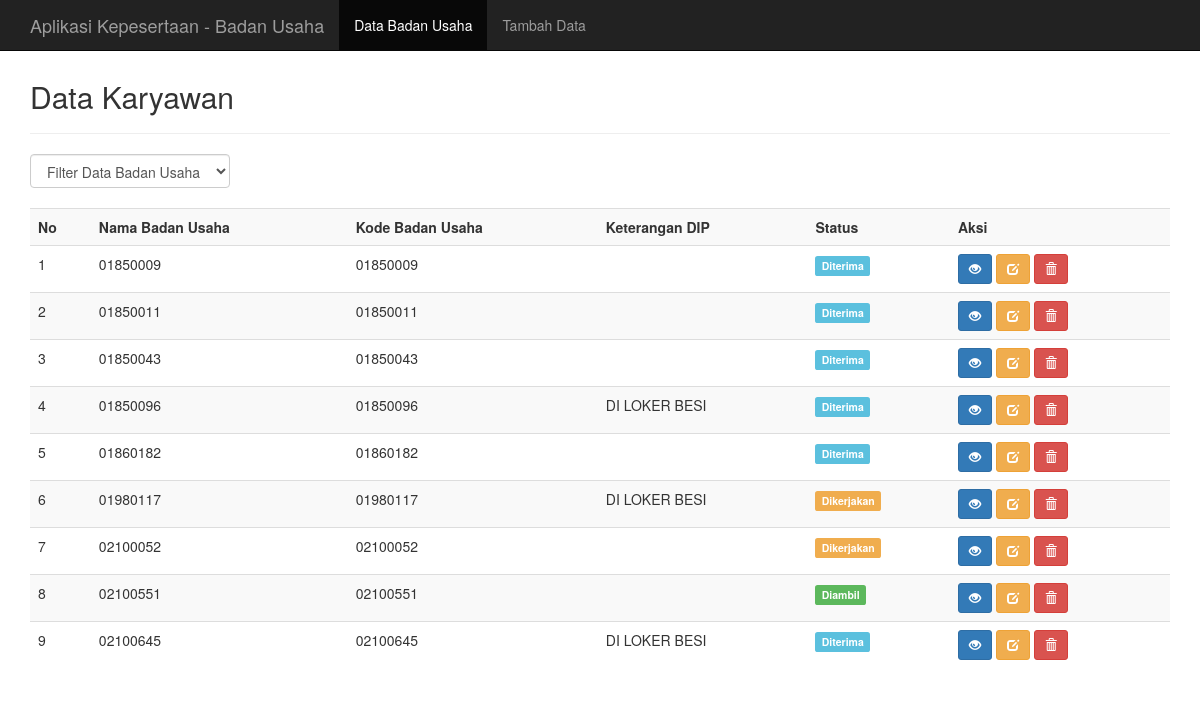
The page / on the database its author committed.
### tables this page shows
CREATE TABLE `datbuadd` (
  `id` int(9) NOT NULL,
  `kodebu` varchar(8) NOT NULL,
  `namabu` varchar(99) NOT NULL,
  `dip` mediumint(9) DEFAULT NULL,
  `dip++` mediumint(9) DEFAULT NULL,
  `tgldip` date NOT NULL,
  `namapicbu` varchar(99) DEFAULT NULL,
  `dipgagal` mediumint(9) DEFAULT NULL,
  `jumlahkartu` mediumint(9) DEFAULT NULL,
  `keterangandip` varchar(255) DEFAULT NULL,
  `tglambil` date DEFAULT NULL,
  `namapegawai` varchar(99) DEFAULT NULL,
  `status` varchar(99) DEFAULT NULL,
  `keterangan` varchar(255) DEFAULT NULL
);

### index.php (the view, shortened to what this page needs)
<!DOCTYPE html>
<html lang="en">
<head>
	<link href="css/bootstrap.min.css" rel="stylesheet">
</head>
<body>
	<nav class="navbar navbar-inverse navbar-fixed-top">
		<div class="container">
			<div class="navbar-header">
				<a class="navbar-brand hidden-xs hidden-sm">Aplikasi Kepesertaan - Badan Usaha</a>
			</div>
			<div id="navbar" class="navbar-collapse collapse">
				<ul class="nav navbar-nav">
					<li class="active"><a href="index.php">Data Badan Usaha</a></li>
					<li><a href="add.php">Tambah Data</a></li>
				</ul>
			</div>
		</div>
	</nav>
	<div class="container">
		<div class="content">
			<h2>Data Karyawan</h2>
			<hr />
			<form class="form-inline" method="get">
				<div class="form-group">
					<select name="filter" class="form-control" onchange="form.submit()">
						<option value="0">Filter Data Badan Usaha</option>
						<?php $filter = (isset($_GET['filter']) ? strtolower($_GET['filter']) : NULL);  ?>
					</select>
				</div>
			</form>
			<br />
			<div class="table-responsive">
			<table class="table table-striped table-hover">
				<tr>
                    <th>No</th>
                    <th>Nama Badan Usaha</th>
					<th>Kode Badan Usaha</th>
                    <th>Keterangan DIP</th>
                    <th>Status</th>
                    <th>Aksi</th>
				</tr>
				<?php
				if($filter){
					$sql = mysqli_query($koneksi, "SELECT * FROM datbuadd WHERE status='$filter' ORDER BY kodebu ASC");
				}else{
					$sql = mysqli_query($koneksi, "SELECT * FROM datbuadd ORDER BY kodebu ASC");
				}
				if(mysqli_num_rows($sql) == 0){
					echo '<tr><td colspan="8">Data Tidak Ada.</td></tr>';
				}else{
					$no = 1;
					while($row = mysqli_fetch_assoc($sql)){
						echo '
						<tr>
							<td>'.$no.'</td>
							<td>'.$row['namabu'].'</a></td>
							<td>'.$row['kodebu'].'</td>
                            <td>'.$row['keterangandip'].'</td>
							<td>';
							if($row['status'] == 'Diambil'){
								echo '<span class="label label-success">Diambil</span>';
							}
                            else if ($row['status'] == 'Diterima' ){
								echo '<span class="label label-info">Diterima</span>';
							}
                            else if ($row['status'] == 'Dikerjakan' ){
								echo '<span class="label label-warning">Dikerjakan</span>';
							}
						echo '
							</td>
							<td>
								<a href="profile?kodebu='.$row['kodebu'].'" title="Lihat Data" class="btn btn-primary btn-sm"><span class="glyphicon glyphicon-eye-open" aria-hidden="true"></span></a>
								<a href="edit.php?kodebu='.$row['kodebu'].'" title="Edit Data" class="btn btn-warning btn-sm"><span class="glyphicon glyphicon-edit" aria-hidden="true"></span></a>
								<a href="index.php?aksi=delete&kodebu='.$row['kodebu'].'" title="Hapus Data" onclick="return confirm(\'Anda yakin akan menghapus data '.$row['namabu'].'?\')" class="btn btn-danger btn-sm"><span class="glyphicon glyphicon-trash" aria-hidden="true"></span></a>
							</td>
						</tr>
						';
						$no++;
					}
				}
				?>
			</table>
			</div>
		</div>
	</div>
</body>
</html>

### index.php (style rules this page uses)
.content { margin-top: 80px; }

### rows shown on the page
datbuadd: namabu "01850009", kodebu "01850009", status "Diterima"
datbuadd: namabu "01850011", kodebu "01850011", status "Diterima"
datbuadd: namabu "01850043", kodebu "01850043", status "Diterima"
datbuadd: namabu "01850096", kodebu "01850096", keterangandip "DI LOKER BESI", status "Diterima"
datbuadd: namabu "01860182", kodebu "01860182", status "Diterima"
datbuadd: namabu "01980117", kodebu "01980117", keterangandip "DI LOKER BESI", status "Dikerjakan"
datbuadd: namabu "02100052", kodebu "02100052", status "Dikerjakan"
datbuadd: namabu "02100551", kodebu "02100551", status "Diambil"
datbuadd: namabu "02100645", kodebu "02100645", keterangandip "DI LOKER BESI", status "Diterima"
